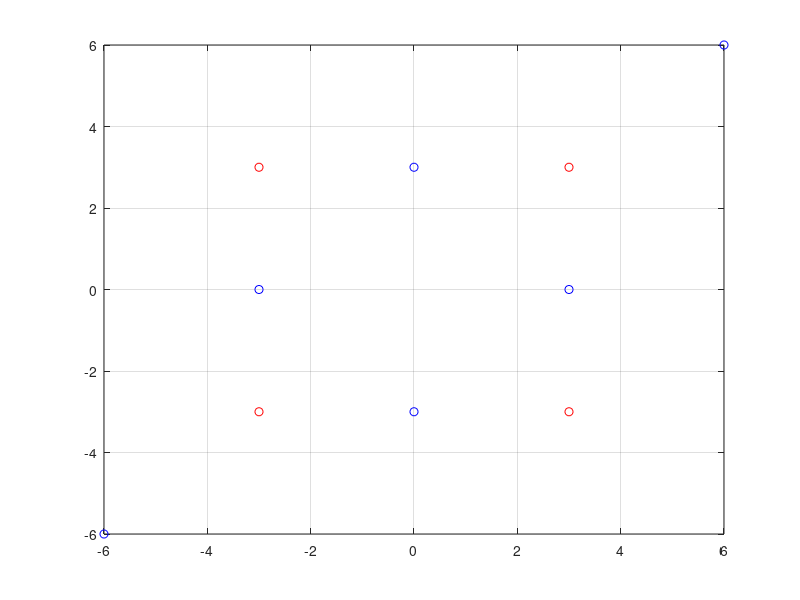
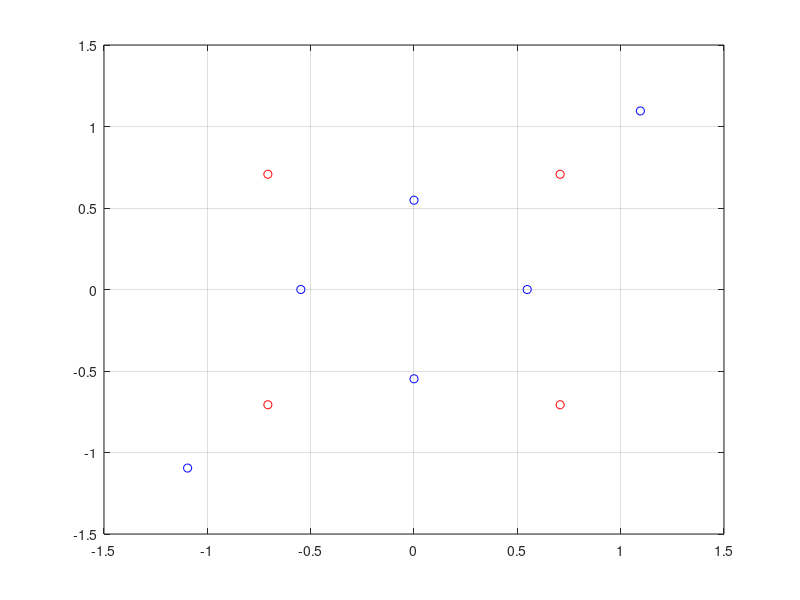

Source code (MATLAB) for these figures, in order:
sym1=[3+3i,3-3i,-3+3i,-3-3i];
sym2=[3,-3,3i,-3i,6+6i,-6-6i];

figure (1)
plot(real(sym1),imag(sym1),'or');
hold on
plot(real(sym2),imag(sym2),'ob');
grid on


Emean1=(sym1*sym1')./size(sym1,2);
Emean2=(sym2*sym2')./size(sym2,2);

newSym1=sym1./sqrt(Emean1);
newSym2=sym2./sqrt(Emean2);

EmeanNew1=(newSym1*newSym1')./size(newSym1,2);
EmeanNew2=(newSym2*newSym2')./size(newSym2,2);

figure (2)
plot(real(newSym1),imag(newSym1),'or');
hold on
plot(real(newSym2),imag(newSym2),'ob');
grid on

%it's possible to observe that in the second constellation the "farest"
%symbols (the more energetic ones) shrink the central part of the
%constellation once we try to normalize: this fact could lead to an higher
%number of error